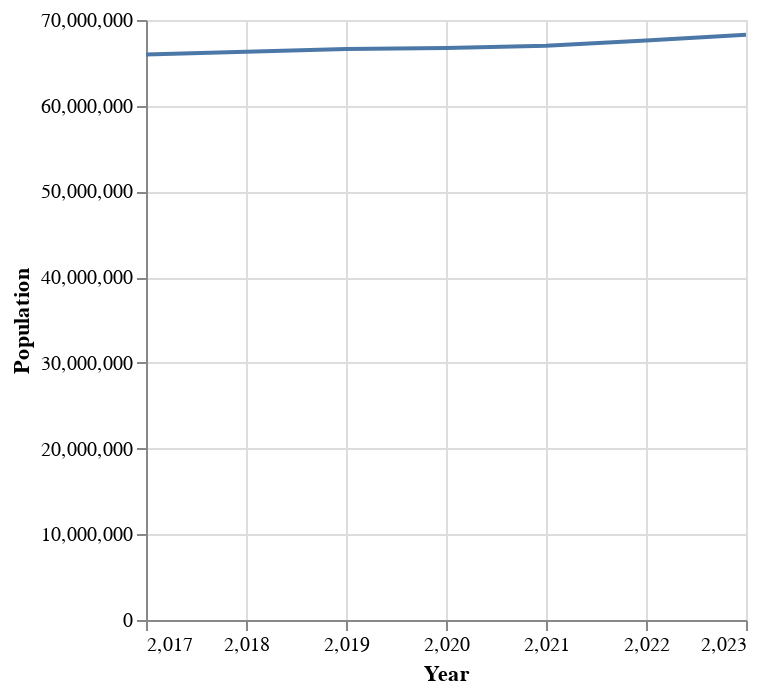

The notebook cell saved with this chart:
### Code cell
# prompt: Using dataframe population: a line chart with the population

import altair as alt

# Create a line chart of population over time
chart = alt.Chart(population).mark_line().encode(
    x='Year',
    y='Population '
)

chart

### Figure 1 — Vega-Lite specification as saved in the notebook (floating-point values rounded to 4 significant figures)
{"config": {"view": {"continuousWidth": 300, "continuousHeight": 300}}, "data": {"name": "data-219366c643275412f07665e833cf5b5e"}, "mark": {"type": "line"}, "encoding": {"x": {"field": "Year", "type": "quantitative"}, "y": {"field": "Population ", "type": "quantitative"}}, "$schema": "https://vega.github.io/schema/vega-lite/v5.20.1.json", "datasets": {"data-219366c643275412f07665e833cf5b5e": [{"Year": 2017, "Population ": 65966000}, {"Year": 2018, "Population ": 66288900}, {"Year": 2019, "Population ": 66630700}, {"Year": 2020, "Population ": 66744100}, {"Year": 2021, "Population ": 66983500}, {"Year": 2022, "Population ": 67602800}, {"Year": 2023, "Population ": 68265200}]}}
